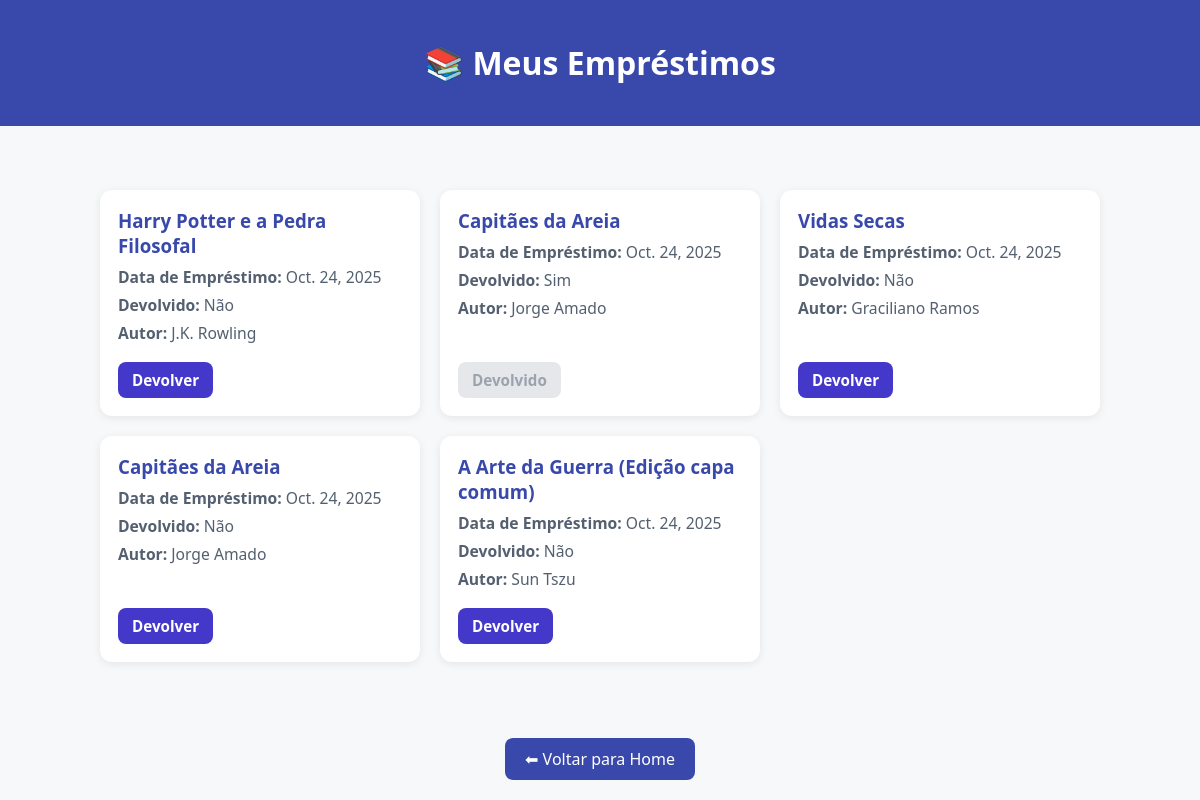
Page /alunos/meus-emprestimos/ (signed in) on the committed database.
### emprestimos/models.py (models this page shows, shortened)
class Emprestimo(models.Model):
    aluno = models.ForeignKey(settings.AUTH_USER_MODEL, on_delete=models.CASCADE)
    livro = models.ForeignKey(Livro, on_delete=models.CASCADE)
    data_emprestimo = models.DateField(auto_now_add=True)
    data_devolucao = models.DateField(null=True, blank=True)
    devolvido = models.BooleanField(default=False)

### bibliotecarias/models.py (models this page shows, shortened)
class Livro(models.Model):
    isbn_validator = RegexValidator(
        regex=r'^\d{13}$',
        message='O ISBN deve conter exatamente 13 dígitos numéricos.'
    )
    titulo = models.CharField(max_length=200)
    autor = models.CharField(max_length=100)
    categoria = models.CharField(max_length=100)
    ano_publicacao = models.PositiveIntegerField()
    quantidade = models.PositiveIntegerField(default=1)
    isbn = models.CharField(
        max_length=13,
        unique=True,
        validators=[isbn_validator]
    )
    disponivel = models.BooleanField(default=True)

### alunos/views.py (the view)
# urls.py: path('meus-emprestimos/', views.meus_emprestimos, name='meus_emprestimos'),
@login_required
def meus_emprestimos(request):
    emprestimos = Emprestimo.objects.filter(aluno=request.user).order_by('-data_emprestimo')
    return render(request, 'emprestimos/meus_emprestimos.html', {'emprestimos': emprestimos})

### emprestimos/templates/emprestimos/meus_emprestimos.html (shortened to what this page needs)
<!DOCTYPE html>
<html lang="pt-br">
<head>
</head>
<body>
        <header>
                <h1>📚 Meus Empréstimos</h1>
        </header>
        <div class="container">
                <div class="livros-grid">
                        {% for emp in emprestimos %}
                                <div class="emprestimo-card">
                                        <div>
                                                <h3>{{ emp.livro.titulo }}</h3>
                                                <p><strong>Data de Empréstimo:</strong> {{ emp.data_emprestimo }}</p>
                                                <p><strong>Devolvido:</strong> {% if emp.devolvido %}Sim{% else %}Não{% endif %}</p>
                                                {% if emp.livro.autor %}<p><strong>Autor:</strong> {{ emp.livro.autor }}</p>{% endif %}
                                        </div>
                                        <div class="actions">
                                                {% if not emp.devolvido %}
                                                        <a href="{% url 'devolver_livro' emp.id %}" class="action-button">Devolver</a>
                                                {% else %}
                                                        <span class="action-button disabled">Devolvido</span>
                                                {% endif %}
                                        </div>
                                </div>
                        {% empty %}
                                <p>Nenhum empréstimo registrado.</p>
                        {% endfor %}
                </div>
        </div>
        <div style="text-align:center;">
                <a href="{% url 'home_aluno' %}" class="voltar">⬅ Voltar para Home</a>
        </div>
</body>
</html>

### emprestimos/templates/emprestimos/meus_emprestimos.html (style rules this page uses)
body { font-family: 'Segoe UI', sans-serif; background-color: #f7f8fa; margin: 0; padding: 0; color: #2d3748; }
header { background-color: #3949ab; color: white; text-align: center; padding: 20px 0; }
.container { max-width: 1000px; margin: 32px auto; padding: 20px; }
.livros-grid { display: grid; grid-template-columns: repeat(auto-fit, minmax(260px, 1fr)); gap: 20px; margin-top: 12px; }
.livro-card, .emprestimo-card { background: white; border-radius: 12px; padding: 18px; box-shadow: 0 2px 8px rgba(0,0,0,0.08); display: flex; flex-direction: column; justify-content: space-between; transition: transform 0.18s ease; }
.livro-card h3, .emprestimo-card h3 { margin: 0 0 8px 0; color: #3949ab; }
.livro-card p, .emprestimo-card p { margin: 6px 0; color: #546070; font-size: 0.98rem; }
.actions { margin-top: 12px; display: flex; gap: 8px; }
.action-button { background-color: #4338ca; color: #fff; padding: 8px 14px; border-radius: 8px; text-decoration: none; font-weight: 600; font-size: 0.95rem; transition: background-color 0.2s ease, transform 0.12s ease; }
.disabled { background: #e5e7eb; color: #9aa3ae; pointer-events: none; }
.voltar { display: inline-block; margin-top: 24px; text-decoration: none; background-color: #3949ab; color: white; padding: 10px 20px; border-radius: 8px; transition: background-color 0.2s ease; }

### rows in the picture
Emprestimo: livro.titulo "Harry Potter e a Pedra Filosofal", data_emprestimo "Oct. 24, 2025", devolvido "Não", livro.autor "J.K. Rowling"
Emprestimo: livro.titulo "Capitães da Areia", data_emprestimo "Oct. 24, 2025", devolvido "Sim", livro.autor "Jorge Amado"
Emprestimo: livro.titulo "Vidas Secas", data_emprestimo "Oct. 24, 2025", devolvido "Não", livro.autor "Graciliano Ramos"
Emprestimo: livro.titulo "Capitães da Areia", data_emprestimo "Oct. 24, 2025", devolvido "Não", livro.autor "Jorge Amado"
Emprestimo: livro.titulo "A Arte da Guerra (Edição capa comum)", data_emprestimo "Oct. 24, 2025", devolvido "Não", livro.autor "Sun Tszu"
